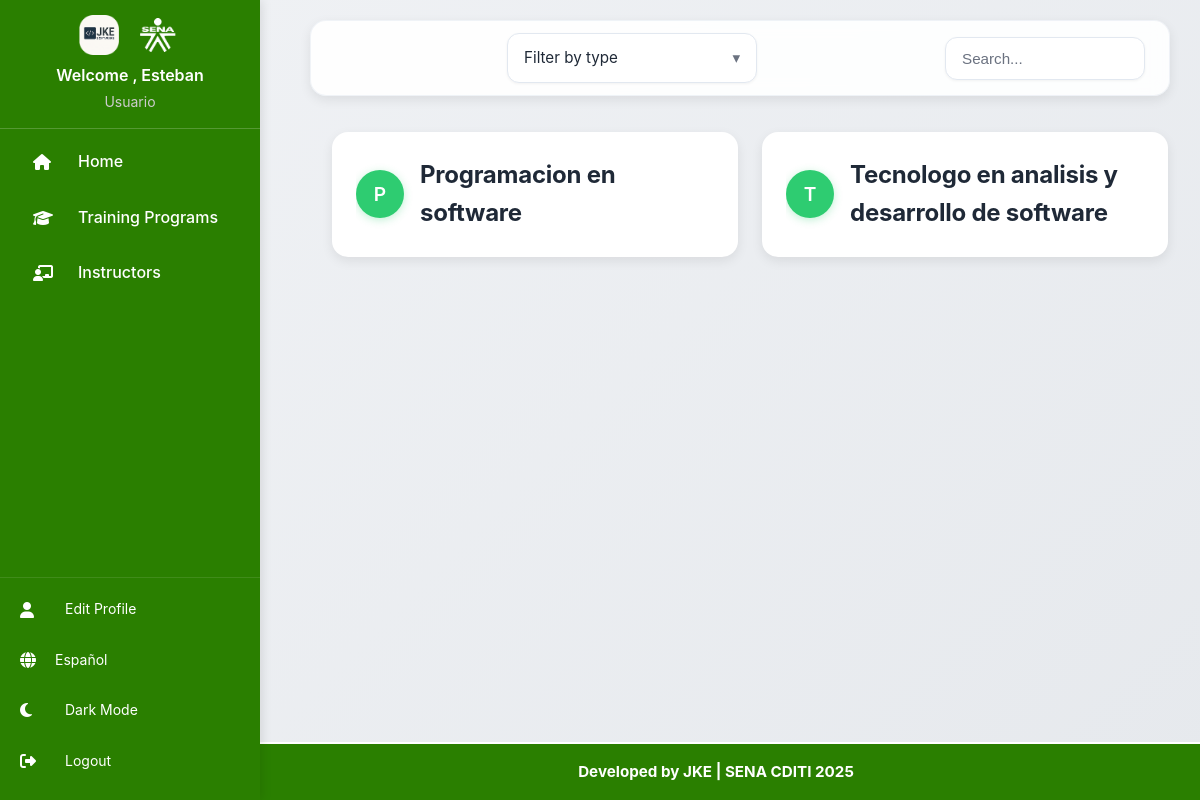
The app's page /index.php?page=components/principales/programas_formacion&lang=en (signed in) with its own data.
### tables this page shows
CREATE TABLE `programas_formacion` (
  `Id_programa` int(11) NOT NULL,
  `nombre_programa` varchar(255) NOT NULL,
  `tipo_programa` enum('tecnico','tecnologo') NOT NULL DEFAULT 'tecnico',
  `estado` enum('activo','inactivo') DEFAULT 'activo'
);

### components/principales/programas_formacion.php (the view, shortened to what this page needs)
<?php
$idioma = $_SESSION['lang'] ?? 'es';
$t = include __DIR__ . '/../../lang/' . $idioma . '.php';
$estado_programa = $_GET['estado'] ?? '';
$es_admin = isset($_SESSION['usuario']) && $_SESSION['usuario']['rol'] === 'administrador';
$condiciones = [];
$tipos_param = '';
require_once __DIR__ . '/../../functions/autenticacion_login.php';
if (!$es_admin) {
    $condiciones[] = "estado = 'activo'";
} elseif (!empty($estado_programa) && in_array($estado_programa, ['activo', 'inactivo'])) {
    $condiciones[] = "estado = ?";
    $params[] = $estado_programa;
    $tipos_param .= 's';
}
$sql = "SELECT * FROM programas_formacion";
if ($condiciones) $sql .= " WHERE " . implode(" AND ", $condiciones);
$sql .= " ORDER BY nombre_programa ASC";
$stmt = $conn->prepare($sql);
$stmt->execute();
$programas = $stmt->get_result();
?>
<!DOCTYPE html>
<html lang="<?= $idioma ?>">
<head>
    <link rel="stylesheet" href="/proyecto-sena/assets/css/header.css">
    <link rel="stylesheet" href="/proyecto-sena/assets/css/footer.css">
    <link rel="stylesheet" href="/proyecto-sena/assets/css/programas_formacion.css">
</head>
<body>
<div class="filtro-barra">
    <form method="GET" action="index.php" style="display: flex; align-items: center;">
        <div class="dropdown-container">
            <div class="dropdown" id="dropdownFiltroTipo" onclick="toggleDropdown('tipo')">
                <span id="selectedOptionTipo">
                    <?= isset($_GET['tipo']) ? ($_GET['tipo'] === '' ? $t['filter_by_type'] : ucfirst($_GET['tipo'])) : $t['filter_by_type'] ?>
                </span>
                <span class="arrow">&#9662;</span>
            </div>
        </div>
    </form>
    <div class="search-box">
        <input type="text" placeholder="<?= $t['search_placeholder'] ?? 'Buscar...' ?>" id="searchInput">
    </div>
</div>
<main class="programs-main-content">
    <div class="programs-content-area">
        <div class="programs-grid">
            <?php while ($row = $programas->fetch_assoc()): ?>
                <div class="program-card">
                    <div class="card-header">
                        <div class="card-icon">
                            <?= htmlspecialchars(strtoupper(substr($row['nombre_programa'], 0, 1))) ?>
                        </div>
                        <div class="card-info">
                            <div class="card-title">
                                <a href="index.php?page=components/Fichas/listar_fichas&id_programa=<?= $row['Id_programa'] ?>" style="text-decoration: none; color: inherit;">
                                    <?= htmlspecialchars($row['nombre_programa']) ?>
                                </a>
                            </div>
                        </div>
                    </div>
                </div>
            <?php endwhile; ?>
        </div>
    </div>
</main>
</body>
</html>

### assets/css/header.css (style rules this page uses)
* { margin: 0; padding: 0; box-sizing: border-box; }
body { font-family: 'Rubik', sans-serif; background-color: white; color: #242424; transition: all 0.3s ease; }

### assets/css/programas_formacion.css (style rules this page uses)
html { box-sizing: border-box; }
*, *::before, *::after { box-sizing: inherit; }
body { font-family: "Inter", -apple-system, BlinkMacSystemFont, "Segoe UI", Roboto, "Helvetica Neue", Arial, "Noto Sans", sans-serif; margin: 0; padding-top: 100px; background: linear-gradient(135deg, #f0f2f5 0%, #e6e9ed 100%); color: #333; line-height: 1.6; transition: background-color 0.3s ease, color 0.3s ease; }
.programs-main-content { margin-left: 300px; display: flex; align-items: flex-start; justify-content: center; padding: 2rem; padding-bottom: 6rem; gap: 2.5rem; min-height: calc(100vh - 100px); background: transparent; }
.programs-content-area { flex: 1; max-width: 900px; }
.programs-grid { display: grid; grid-template-columns: repeat(auto-fit, minmax(300px, 1fr)); gap: 1.5rem; }
.program-card { background-color: #ffffff; border-radius: 1rem; box-shadow: 0 4px 12px rgba(0, 0, 0, 0.08); transition: transform 0.3s ease, box-shadow 0.3s ease; padding: 1.5rem; display: flex; flex-direction: column; gap: 1rem; }
.card-header { background: none; color: inherit; padding: 0; border-radius: 0; display: flex; align-items: center; gap: 1rem; cursor: pointer; font-size: 0.95rem; border: none; transition: all 0.3s ease; width: 100%; box-shadow: none; position: relative; overflow: hidden; }
.card-header::before { content: none; }
.card-icon { width: 3rem; height: 3rem; background-color: #2ecc71; border-radius: 50%; display: flex; align-items: center; justify-content: center; color: white; font-size: 1.2rem; font-weight: 600; flex-shrink: 0; box-shadow: 0 2px 8px rgba(46, 204, 113, 0.3); border: none; transition: transform 0.3s ease, box-shadow 0.3s ease; }
.card-info { flex-grow: 1; display: flex; flex-direction: column; gap: 0.25rem; }
.card-title { font-weight: 700; font-size: 1.5rem; color: #1f2937; text-shadow: none; letter-spacing: -0.01em; }
.card-title a { text-decoration: none; color: inherit; }
.filtro-barra { position: absolute; top: 20px; left: 300px; right: 20px; z-index: 999; display: flex; gap: 1rem; align-items: center; background-color: rgba(255, 255, 255, 0.9); padding: 0.75rem 1.5rem; border-radius: 1rem; box-shadow: 0 4px 12px rgba(0, 0, 0, 0.08); backdrop-filter: blur(8px); border: 1px solid rgba(226, 232, 240, 0.5); transition: all 0.3s ease; max-width: calc(100% - 300px - 40px); margin-left: auto; margin-right: auto; justify-content: center; }
.filtro-barra form { display: flex; gap: 1rem; align-items: center; width: 100%; flex-wrap: wrap; justify-content: center; }
.search-box { position: relative; flex-grow: 1; min-width: 200px; max-width: 300px; }
.search-box input { width: 100%; padding: 0.75rem 2.5rem 0.75rem 1rem; border: 1px solid #e2e8f0; border-radius: 0.75rem; background: #ffffff; font-size: 0.95rem; color: #1f2937; transition: all 0.3s ease; box-shadow: 0 1px 3px rgba(0, 0, 0, 0.05); }
.search-box input::placeholder { color: #6b7280; }
.dropdown-container { position: relative; flex-grow: 1; min-width: 180px; max-width: 250px; }
.dropdown { position: relative; padding: 0.75rem 1rem; width: 100%; border: 1px solid #e2e8f0; border-radius: 0.75rem; background: #ffffff; cursor: pointer; font-size: 0.95rem; color: #1f2937; display: flex; justify-content: space-between; align-items: center; transition: all 0.3s ease; box-shadow: 0 1px 3px rgba(0, 0, 0, 0.05); }
.dropdown .arrow { transition: transform 0.3s ease; color: #6b7280; }

### includes/main.php (style rules this page uses)
body { visibility: hidden; }

### records on screen
programas_formacion: nombre_programa "P", nombre_programa "Programacion en software"
programas_formacion: nombre_programa "T", nombre_programa "Tecnologo en analisis y desarrollo de software"

### other values on screen
$translations['welcome'] "Welcome"
$_SESSION['usuario']['nombre'] "Esteban"
$_SESSION['usuario']['rol'] "Usuario"
$translations['home'] "Home"
$translations['training_programs'] "Training Programs"
$translations['instructors'] "Instructors"
$translations['edit_profile'] "Edit Profile"
$translations['dark_mode'] "Dark Mode"
$translations['logout'] "Logout"
$t['filter_by_type'] "Filter by type"
$translations['footer_text'] "Developed by JKE | SENA CDITI"
